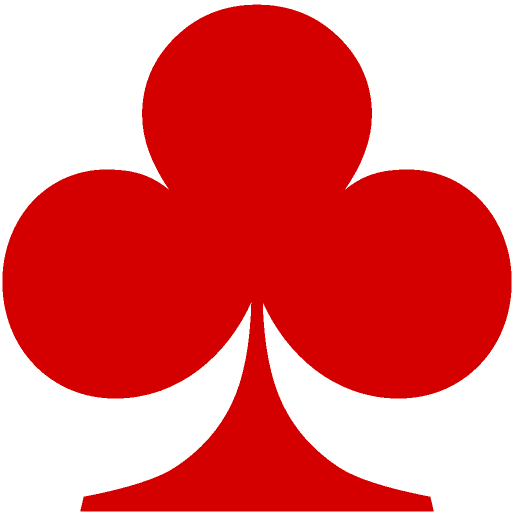
%> input picture packages/vision/test/data/references/club.png, 1024 x 1024 px, given in place of club.jpg, which was not available (shown at 1/2 size)
$ octave --eval "result = genTraining;"   (GNU Octave 9; MATLAB toolbox functions it lacks are replaced by stand-ins)
%> lines starting %> are read from the running program, lines starting %| are printed output that depends on the picture; pictures that were not available may be replaced by others from this repository, and a replacement may not be noted
function [X, PHI] = genTraining

suitDir = '../../../packages/vision/test/data/images/testbin/';
suitExt = '.jpg';

suitNames = {'club', 'diamond', 'heart', 'spade'};

for i = 1:4
	suitName = suitNames{i};
	suitImg = imread(horzcat(suitDir, suitName, suitExt));
%> suitImg is the input picture: size 1024x1024x3 uint8; mean R, G, B 230.4, 109, 109
	suitImg = imresize(suitImg, 0.25);
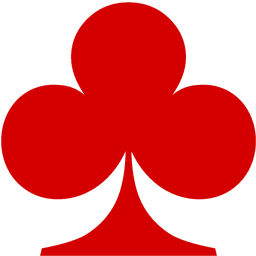
%> suitImg: size 256x256x3 uint8; mean R, G, B 230.4, 109, 109
	suitRed{i} = 255 - suitImg(:,:,1);
end
%> pass 2 of the loop in genTraining, `for i = 1:4`:
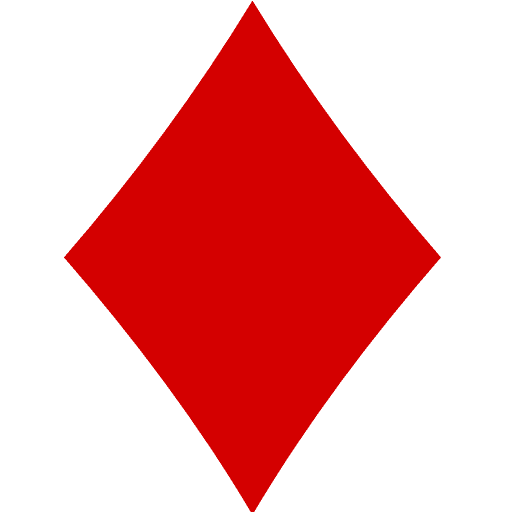
%> input picture packages/vision/test/data/references/diamond.png, 1024 x 1024 px, given in place of diamond.jpg, which was not available (shown at 1/2 size)
%> in genTraining, suitImg is the input picture: size 1024x1024x3 uint8; mean R, G, B 240.1, 166.4, 166.4
%> in genTraining, `suitImg = imresize(suitImg, 0.25);`:
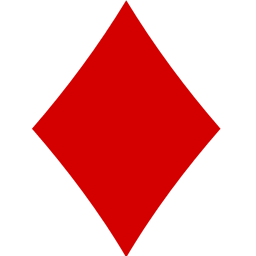
%> suitImg: size 256x256x3 uint8; mean R, G, B 240, 166.4, 166.4
%> pass 3 of the loop in genTraining, `for i = 1:4`:
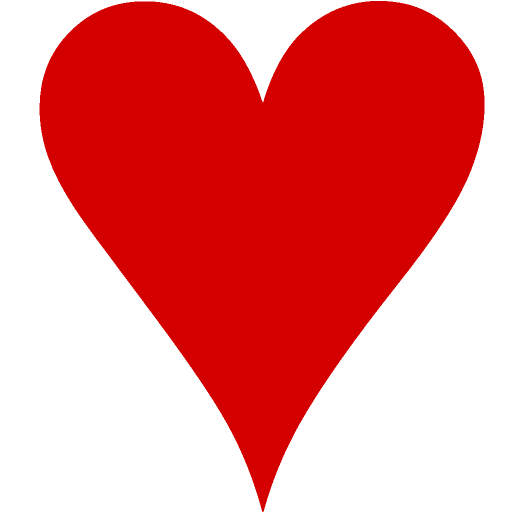
%> input picture packages/vision/test/data/references/heart.png, 1024 x 1024 px, given in place of heart.jpg, which was not available (shown at 1/2 size)
%> in genTraining, suitImg is the input picture: size 1024x1024x3 uint8; mean R, G, B 233.7, 128.9, 128.9
%> in genTraining, `suitImg = imresize(suitImg, 0.25);`:
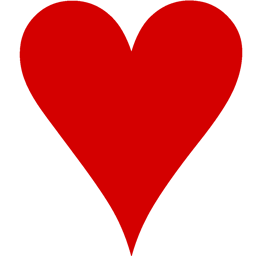
%> suitImg: size 256x256x3 uint8; mean R, G, B 233.7, 128.9, 128.9
%> the loop made 4 passes; the first 3 are shown

minAngle = -18;
%> minAngle = -18
maxAngle = 18;
stepAngle = 2;

angles = minAngle:stepAngle:maxAngle;
%> angles = 19 values from -18 to 18
nAngles = length(angles);
%> nAngles = 19

imWidth = 64;
nIn = imWidth * 2 + 1;

PHI = zeros(4, nAngles);
X = zeros(nIn, nAngles);
X(nIn,:) = 1;

trainingIndex = 1;
for rotAngle = minAngle:stepAngle:maxAngle
	clf;
	for i = 1:4
		suitRot = imrotate(suitRed{i}, rotAngle);
		xProj = flattenToColumn(squashOrStretch(sum(suitRot), imWidth));
		yProj = flattenToColumn(squashOrStretch(sum(suitRot'), imWidth));
		X(1:(2*imWidth),trainingIndex) = vertcat(xProj, yProj);
		PHI(i, trainingIndex) = 1;
		trainingIndex = trainingIndex + 1;
	end
end
%> this loop made 1 pass
%> rotAngle on pass 1: -18
%> (the run ends here)
